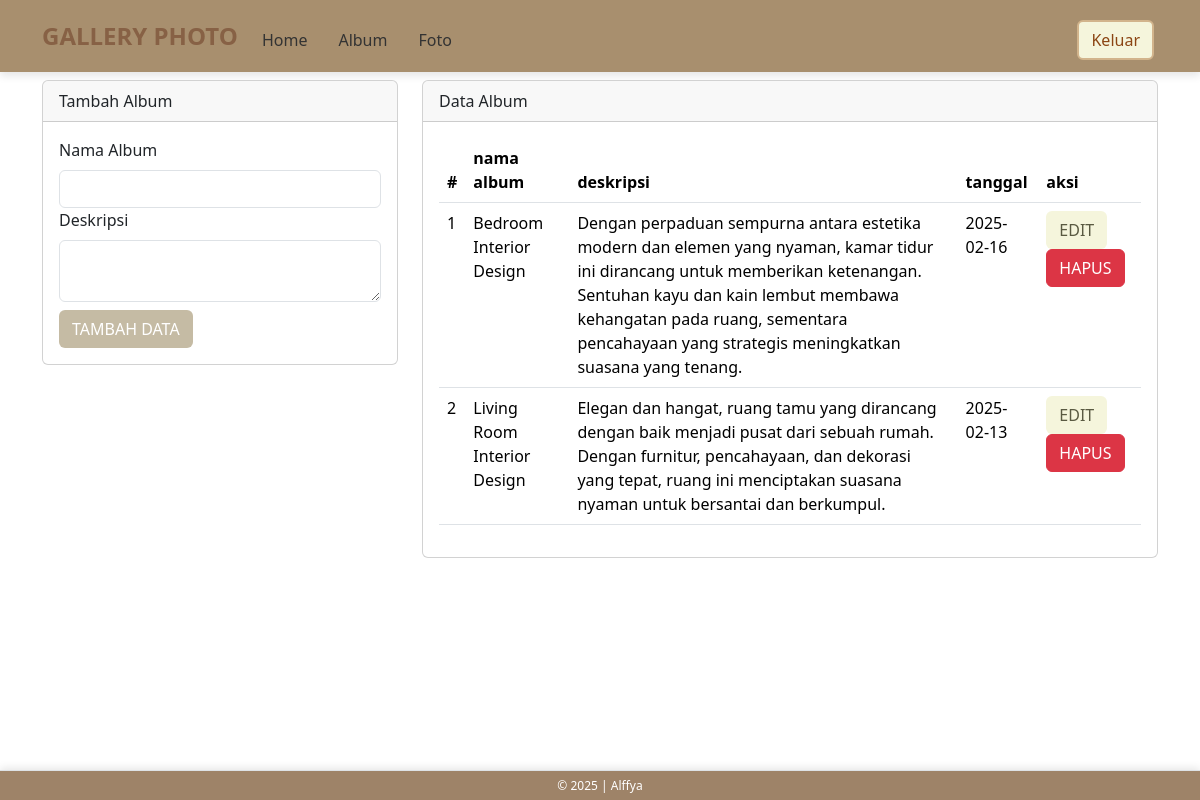
The page /user/album.php (signed in) on the database its author committed.
### tables this page shows
CREATE TABLE `album` (
  `albumid` int(11) NOT NULL,
  `namaalbum` varchar(255) NOT NULL,
  `deskripsi` text NOT NULL,
  `tanggalbuat` date NOT NULL,
  `userid` int(11) NOT NULL
);

### user/album.php (the view, shortened to what this page needs)
<?php
include '../config/koneksi.php';
?>
<!DOCTYPE html>
<html lang="en">
<head>
    <link rel="stylesheet" type="text/css" href="../assets/css/bootstrap.min.css">
    <link rel="stylesheet" href="../assets/style.css" class="rel">
</head>
<body>
<body style="background-color:rgb(158, 134, 98);">
  <nav class="navbar navbar-expand-lg" style="background-color:rgb(168, 143, 110);">
    <div class="container">
      <a class="navbar-brand" href="index.php" style="color:rgb(135, 97, 69) !important; font-weight: bold;">GALLERY PHOTO</a>
            <div class="collapse navbar-collapse mt-2" id="navbarNavAltMarkup">
                <div class="navbar-nav me-auto">
                <a href="home.php" class="nav-link">Home</a>
                    <a href="album.php" class="nav-link">Album</a>
                    <a href="foto.php" class="nav-link">Foto</a>
                </div>
                <a href="../config/aksi_logout.php" class="btn m-1" style="border: 2px solid #D2B48C; color:#8B4513; background-color: #F5F5DC;">Keluar</a>
            </div>
        </div>
    </nav>
    <div class="container">
        <div class="row">
            <div class="col-md-4">
                <div class="card mt-2">
                    <div class="card-header">Tambah Album</div>
                    <div class="card-body">
                        <form action="../config/aksi_album_user.php" method="POST">
                            <label class="form-label">Nama Album</label>
                            <input type="text" name="namaalbum" class="form-control" required>
                            <label class="form-label">Deskripsi</label>
                            <textarea class="form-control" name="deskripsi" required></textarea>
                            <button type="submit" style="background-color:rgb(197, 187, 164); color:rgb(255, 255, 255);" class="btn mt-2" name="tambah">TAMBAH DATA</button>
                        </form>
                    </div>
                </div>
            </div>
            <div class="col-md-8">
                <div class="card mt-2">
                    <div class="card-header">Data Album</div>
                    <div class="card-body">
                        <table class="table">
                            <thead>
                                <tr>
                                    <th>#</th>
                                    <th>nama album</th>
                                    <th>deskripsi</th>
                                    <th>tanggal</th>
                                    <th>aksi</th>
                                </tr>
                            </thead>
                            <tbod>
                                <?Php
                                $no = 1;
                                $userid = $_SESSION['userid'];
                                $sql = mysqli_query($koneksi, "SELECT * FROM album WHERE userid='$userid'");
                                while ($data = mysqli_fetch_array($sql)) {
                                    ?>
                                    <tr>
                                        <td><?php echo $no++ ?></td>
                                        <td><?php echo $data['namaalbum'] ?></td>
                                        <td><?php echo $data['deskripsi'] ?></td>
                                        <td><?php echo $data['tanggalbuat'] ?></td>
                                        <td>
                                        <button type="button" style="background-color: #F5F5DC; color: #5A5A42;" class="btn" data-bs-toggle="modal" data-bs-target="#edit<?php echo $data['albumid'] ?>">
                                            EDIT
                                        </button>
                                            <button type="button" class="btn btn-danger" data-bs-toggle="modal"
                                                data-bs-target="#hapus<?php echo $data['albumid'] ?>">
                                                HAPUS
                                            </button>
                                        </td>
                                    </tr>
                                    <?php
                                }
                                ?>
                        </table>
                    </div>
                </div>
            </div>
        </div>
    </div>
    <footer class="d-flex justify-content-center align-items-center border-top mt-3 fixed-bottom text-center w-100"
        style="height: 30px; font-size: 12px; background-color:rgb(158, 131, 104); color: white;">
    <p class="mb-0">&copy; 2025 | Alffya</p>
</footer>
</body>
</html>

### assets/style.css (style rules this page uses)
body { background: url('https://i.pinimg.com/736x/d5/aa/19/d5aa19ca134b0d79ab4e9130da7df75e.jpg') no-repeat center center fixed !important; background-size: cover !important; color: #333; }
.navbar { background-color: rgba(255, 255, 255, 0.8); box-shadow: 0px 4px 8px rgba(0, 0, 0, 0.1); }
.navbar-brand { font-weight: bold; font-size: 1.5rem; color: #000000 !important; }
.navbar-nav .nav-link { color: #333333 !important; margin-right: 15px; }
footer { padding: 10px; background-color: rgba(255, 255, 255, 0.9); color: #333; font-size: 0.9rem; position: fixed; width: 100%; bottom: 0; text-align: center; box-shadow: 0px -2px 8px rgba(0, 0, 0, 0.1); }

### rows shown on the page
album: namaalbum "Bedroom Interior Design", deskripsi "Dengan perpaduan sempurna antara estetika modern dan elemen yang nyaman, kamar tidur ini dirancang untuk memberikan ketenangan. Sentuhan kayu dan kain lembut membawa kehangatan pada ruang, sementara pencahayaan yang strategis meningkatkan suasana yang tenang.", tanggalbuat "2025-02-16"
album: namaalbum "Living Room Interior Design", deskripsi "Elegan dan hangat, ruang tamu yang dirancang dengan baik menjadi pusat dari sebuah rumah. Dengan furnitur, pencahayaan, dan dekorasi yang tepat, ruang ini menciptakan suasana nyaman untuk bersantai dan berkumpul.", tanggalbuat "2025-02-13"
